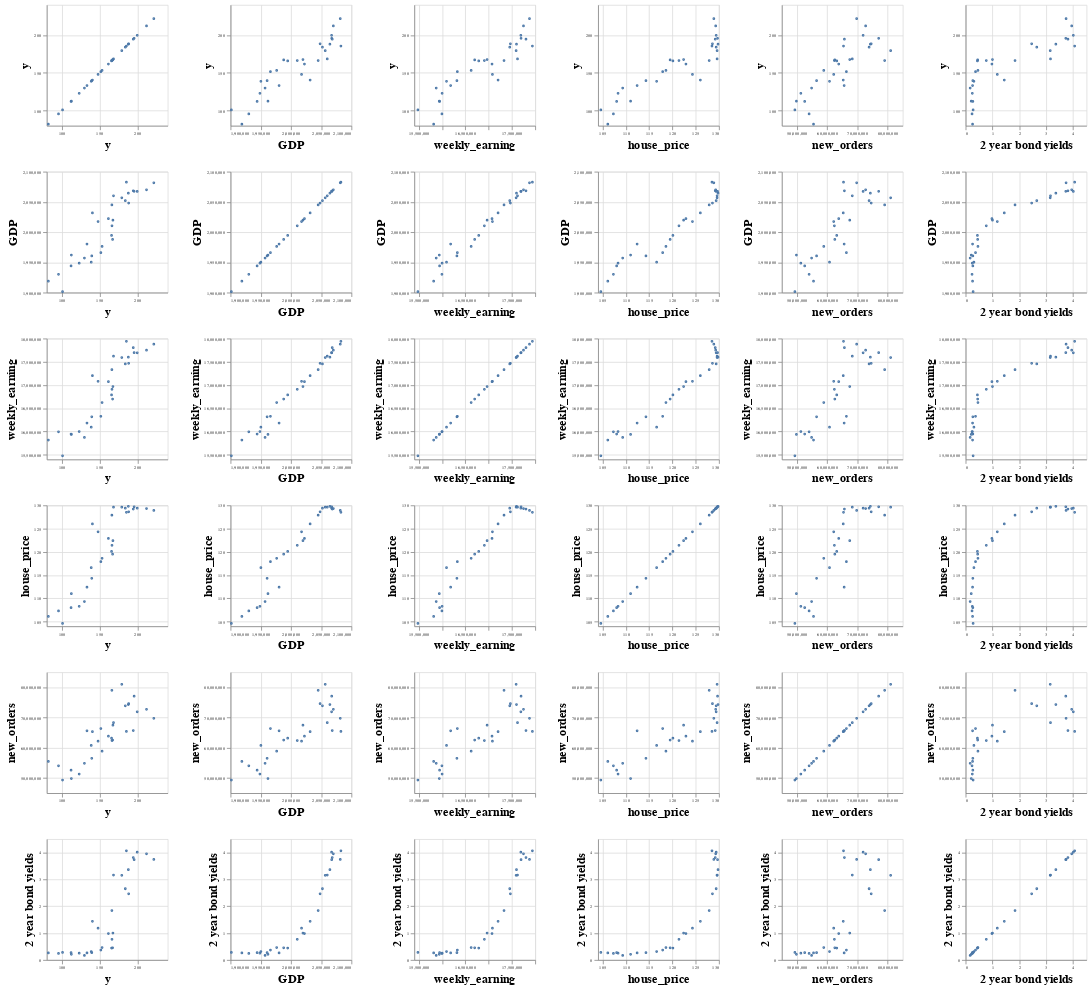

Notebook source saved alongside this figure:
### Code cell
alt.Chart(df).mark_point(opacity=1,size=2).encode(
   alt.X(alt.repeat('column'),type="quantitative",scale=alt.Scale(zero=False)),
   alt.Y(alt.repeat('row'),type="quantitative",scale=alt.Scale(zero=False))
).properties(height=150,width=150).repeat(row=numeric_cols,column=numeric_cols).configure_axis(titleFontSize=15,labelFontSize=5)

### Figure 1 — Vega-Lite specification as saved in the notebook (floating-point values rounded to 4 significant figures)
{"config": {"view": {"continuousWidth": 400, "continuousHeight": 300}, "axis": {"labelFontSize": 5, "titleFontSize": 15}}, "repeat": {"column": ["y", "GDP", "weekly_earning", "house_price", "new_orders", "  2 year bond yields"], "row": ["y", "GDP", "weekly_earning", "house_price", "new_orders", "  2 year bond yields"]}, "spec": {"data": {"name": "data-d2e43253e850371faa6e87bbfc36b76e"}, "mark": {"type": "point", "opacity": 1, "size": 2}, "encoding": {"x": {"field": {"repeat": "column"}, "scale": {"zero": false}, "type": "quantitative"}, "y": {"field": {"repeat": "row"}, "scale": {"zero": false}, "type": "quantitative"}}, "height": 150, "width": 150}, "$schema": "https://vega.github.io/schema/vega-lite/v4.17.0.json", "datasets": {"data-d2e43253e850371faa6e87bbfc36b76e": [{"date": "2020-08-01T00:00:00", "y": 100.9, "GDP": 1901000.0, "weekly_earning": 15480000.0, "house_price": 104.6, "new_orders": 49320000.0, "  2 year bond yields": 0.28}, {"date": "2020-09-01T00:00:00", "y": 82.12, "GDP": 1919000.0, "weekly_earning": 15820000.0, "house_price": 106.1, "new_orders": 55490000.0, "  2 year bond yields": 0.26}, {"date": "2020-10-01T00:00:00", "y": 95.56, "GDP": 1930000.0, "weekly_earning": 15990000.0, "house_price": 107.3, "new_orders": 54020000.0, "  2 year bond yields": 0.24}, {"date": "2020-11-01T00:00:00", "y": 112.2, "GDP": 1944000.0, "weekly_earning": 15940000.0, "house_price": 108.0, "new_orders": 52570000.0, "  2 year bond yields": 0.27}, {"date": "2020-12-01T00:00:00", "y": 122.9, "GDP": 1949000.0, "weekly_earning": 16000000.0, "house_price": 108.3, "new_orders": 51300000.0, "  2 year bond yields": 0.25}, {"date": "2021-01-01T00:00:00", "y": 129.8, "GDP": 1957000.0, "weekly_earning": 15870000.0, "house_price": 109.3, "new_orders": 54850000.0, "  2 year bond yields": 0.17}, {"date": "2021-02-01T00:00:00", "y": 112.6, "GDP": 1962000.0, "weekly_earning": 15940000.0, "house_price": 111.0, "new_orders": 49820000.0, "  2 year bond yields": 0.21}, {"date": "2021-03-01T00:00:00", "y": 133.2, "GDP": 1980000.0, "weekly_earning": 16180000.0, "house_price": 112.4, "new_orders": 65620000.0, "  2 year bond yields": 0.26}, {"date": "2021-04-01T00:00:00", "y": 139.6, "GDP": 1961000.0, "weekly_earning": 16320000.0, "house_price": 114.3, "new_orders": 56500000.0, "  2 year bond yields": 0.27}, {"date": "2021-05-01T00:00:00", "y": 138.8, "GDP": 1950000.0, "weekly_earning": 16090000.0, "house_price": 116.6, "new_orders": 60780000.0, "  2 year bond yields": 0.31}, {"date": "2021-06-01T00:00:00", "y": 151.6, "GDP": 1966000.0, "weekly_earning": 16330000.0, "house_price": 117.9, "new_orders": 66360000.0, "  2 year bond yields": 0.37}, {"date": "2021-07-01T00:00:00", "y": 153.2, "GDP": 1976000.0, "weekly_earning": 16620000.0, "house_price": 118.6, "new_orders": 58880000.0, "  2 year bond yields": 0.46}, {"date": "2021-08-01T00:00:00", "y": 167.2, "GDP": 1988000.0, "weekly_earning": 16700000.0, "house_price": 119.5, "new_orders": 62540000.0, "  2 year bond yields": 0.45}, {"date": "2021-09-01T00:00:00", "y": 165.8, "GDP": 1995000.0, "weekly_earning": 16790000.0, "house_price": 120.1, "new_orders": 63170000.0, "  2 year bond yields": 0.44}, {"date": "2021-10-01T00:00:00", "y": 166.3, "GDP": 2010000.0, "weekly_earning": 16910000.0, "house_price": 121.4, "new_orders": 62390000.0, "  2 year bond yields": 0.77}, {"date": "2021-11-01T00:00:00", "y": 167.6, "GDP": 2020000.0, "weekly_earning": 16970000.0, "house_price": 122.4, "new_orders": 67480000.0, "  2 year bond yields": 1.0}, {"date": "2021-12-01T00:00:00", "y": 161.6, "GDP": 2022000.0, "weekly_earning": 17070000.0, "house_price": 122.9, "new_orders": 63830000.0, "  2 year bond yields": 0.98}, {"date": "2022-01-01T00:00:00", "y": 147.9, "GDP": 2018000.0, "weekly_earning": 17080000.0, "house_price": 124.3, "new_orders": 62170000.0, "  2 year bond yields": 1.18}, {"date": "2022-02-01T00:00:00", "y": 140.4, "GDP": 2032000.0, "weekly_earning": 17200000.0, "house_price": 126.0, "new_orders": 65320000.0, "  2 year bond yields": 1.44}, {"date": "2022-03-01T00:00:00", "y": 166.2, "GDP": 2045000.0, "weekly_earning": 17330000.0, "house_price": 127.9, "new_orders": 79030000.0, "  2 year bond yields": 1.84}, {"date": "2022-04-01T00:00:00", "y": 188.4, "GDP": 2048000.0, "weekly_earning": 17470000.0, "house_price": 128.6, "new_orders": 74570000.0, "  2 year bond yields": 2.46}, {"date": "2022-05-01T00:00:00", "y": 184.0, "GDP": 2052000.0, "weekly_earning": 17450000.0, "house_price": 129.4, "new_orders": 73880000.0, "  2 year bond yields": 2.65}, {"date": "2022-06-01T00:00:00", "y": 179.3, "GDP": 2057000.0, "weekly_earning": 17590000.0, "house_price": 129.6, "new_orders": 81010000.0, "  2 year bond yields": 3.15}, {"date": "2022-07-01T00:00:00", "y": 168.3, "GDP": 2060000.0, "weekly_earning": 17620000.0, "house_price": 129.6, "new_orders": 68310000.0, "  2 year bond yields": 3.16}, {"date": "2022-08-01T00:00:00", "y": 188.0, "GDP": 2064000.0, "weekly_earning": 17600000.0, "house_price": 129.8, "new_orders": 74290000.0, "  2 year bond yields": 3.36}, {"date": "2022-09-01T00:00:00", "y": 195.6, "GDP": 2067000.0, "weekly_earning": 17700000.0, "house_price": 129.7, "new_orders": 77050000.0, "  2 year bond yields": 3.73}, {"date": "2022-10-01T00:00:00", "y": 199.7, "GDP": 2067000.0, "weekly_earning": 17690000.0, "house_price": 129.4, "new_orders": 71890000.0, "  2 year bond yields": 4.01}, {"date": "2022-11-01T00:00:00", "y": 212.0, "GDP": 2070000.0, "weekly_earning": 17750000.0, "house_price": 129.3, "new_orders": 72730000.0, "  2 year bond yields": 3.95}, {"date": "2022-12-01T00:00:00", "y": 194.5, "GDP": 2068000.0, "weekly_earning": 17800000.0, "house_price": 129.2, "new_orders": 65700000.0, "  2 year bond yields": 3.81}, {"date": "2023-01-01T00:00:00", "y": 221.7, "GDP": 2082000.0, "weekly_earning": 17880000.0, "house_price": 128.9, "new_orders": 69760000.0, "  2 year bond yields": 3.74}, {"date": "2023-02-01T00:00:00", "y": 185.4, "GDP": 2083000.0, "weekly_earning": 17940000.0, "house_price": 128.5, "new_orders": 65410000.0, "  2 year bond yields": 4.06}]}}
